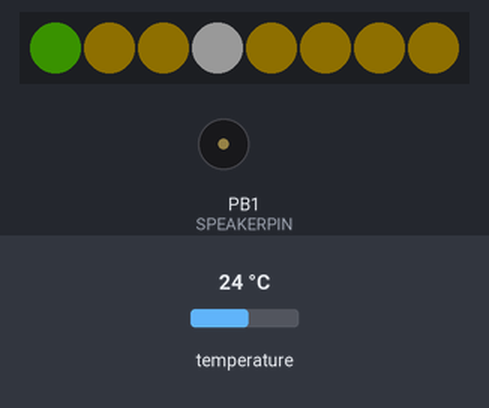
A sketch run on a simulated ATtiny85, built with avr-gcc and run on an emulated ATtiny85. Shown: 8 RGB LEDs in strip order, left to right, buzzer (waves = sounding). The test bench sets the inputs (shaded band); at power-on: temperature 24 °C. Dim RGB values are drawn brighter than linear.

Above: at 9.6 s.
9.7 s: temperature set to 10.6 °C
At 11.4 s:
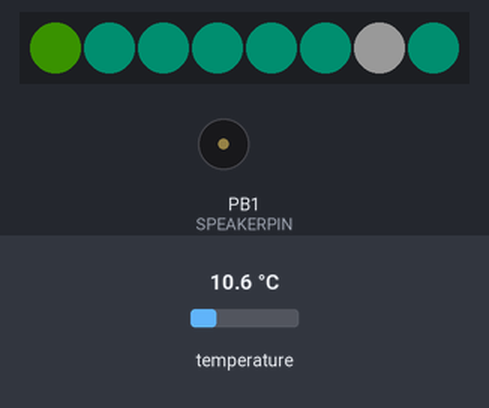
14.4 s: temperature set to 9.6 °C
At 15.78 s:
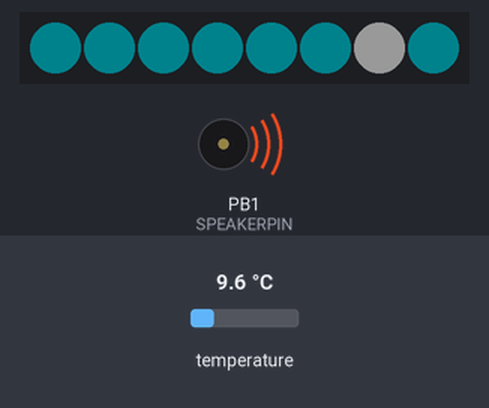
18.6 s: temperature set to 8.3 °C
At 19.7 s:
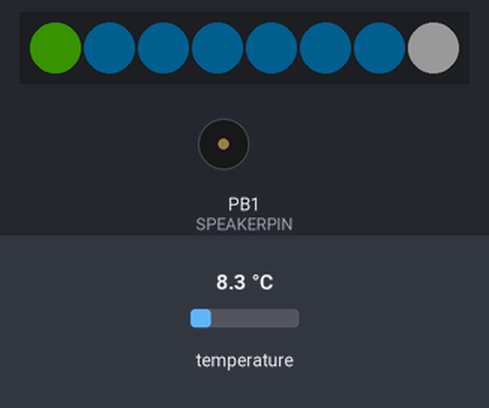
20.5 s: temperature set to 12 °C
At 21.55 s:
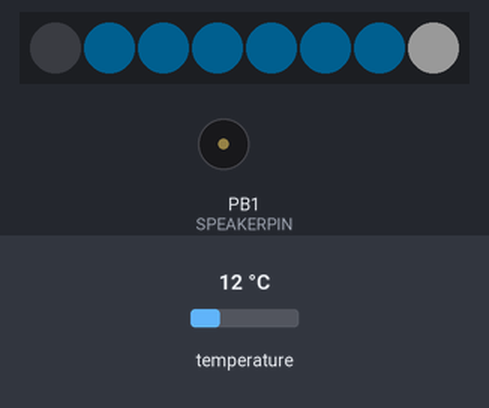
25.3 s: temperature set to 0 °C
At 26.6 s:
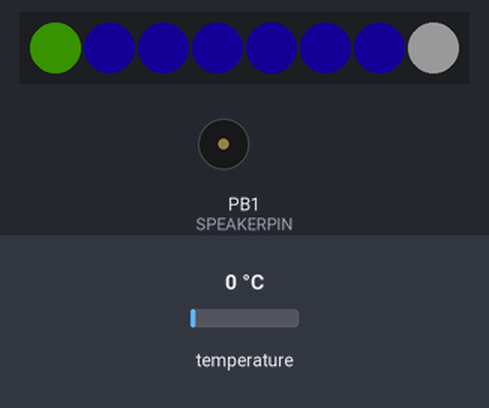
27.2 s: temperature set to 28 °C
At 29.3 s:
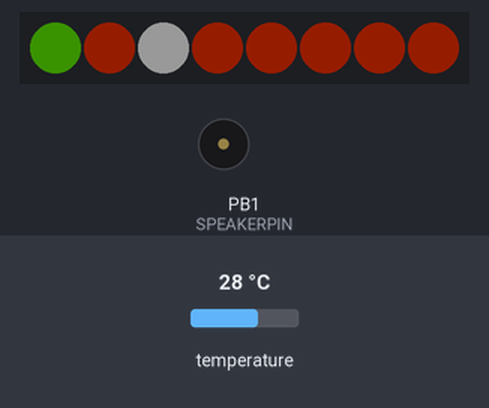
Timing chart, 0 to 33.0 s (numbered marks = the images above; inputs shaded):
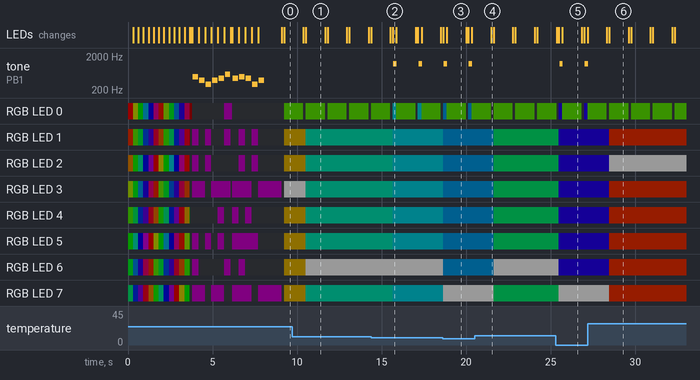

Measured:
- the behaviour switches between 10 and 9.9 °C on temperature (found by bisection; images 1 and 2)
- the behaviour switches between 9 and 8.9 °C on temperature (found by bisection; images 2 and 3)
- after the input at 9.7 s, the LEDs: first differ from a run without the input after 0.82 s (image 1)
- after the input at 14.4 s, tone on PB1 (SPEAKERPIN): alternates 1199 Hz for 0.20 s and silent for 1.3 s, starting after 1.3 s; the LEDs: first differ from a run without the input after 1.3 s (image 2)
- after the input at 18.6 s, the LEDs: first change at once (image 3 shows a later state)
- after the input at 20.5 s, tone on PB1 (SPEAKERPIN): stops changing and stays silent
- after the input at 25.3 s, tone on PB1 (SPEAKERPIN): silent → 1199 Hz after 0.22 s, → silent 0.20 s later, → 1199 Hz 1.3 s later; the LEDs: first differ from a run without the input after 0.18 s (image 5 shows a later state)
- after the input at 27.2 s, tone on PB1 (SPEAKERPIN): goes on until 27.2 s, then stays silent; the LEDs: first differ from a run without the input after 1.3 s (image 6)

The sketch:

Rande_chistli.ino
```cpp
#include <OneWire.h>
#include <Adafruit_NeoPixel.h>
#include "pitches.h"

/* ======== RANDE_CHISTLI - TEMPERATURE MONITORING SYSTEM ========
 *
 * Project developed for RandeLab - Forest-Geeking and Residency Place
 * Author: Marc Dusseiller (dusjagr)
 *
 * HARDWARE REQUIREMENTS:
 * - ATtiny85 microcontroller
 * - DS18B20/DS18S20 OneWire temperature sensor (connected to PB4)
 * - NeoPixel/WS2812 RGB LED strip (8 LEDs, connected to pin 0)
 * - Speaker/Buzzer (connected to pin 1)
 * - 4.7K pull-up resistor for OneWire sensor
 *
 * FUNCTIONALITY:
 * This device monitors ambient temperature and provides visual and audio
 * feedback through RGB LEDs and a speaker. It warns when temperatures
 * drop below a certain threshold, which is useful for environmental
 * monitoring in forest/cabin settings.
 *
 * VISUAL INDICATORS:
 * - LED colors change based on temperature
 * - Rainbow animation on startup
 * - Binary patterns for status display
 *
 * AUDIO INDICATORS:
 * - Melody plays on startup
 * - Warning beeps when temperature falls below warning threshold
 *
 * TEMPERATURE THRESHOLDS:
 * - Low temperature: 4°C
 * - Warning temperature: 5°C
 * - Maximum temperature range: 30°C
 */

// OneWire DS18S20, DS18B20, DS1822 Temperature Example
//
// http://www.pjrc.com/teensy/td_libs_OneWire.html
//
// The DallasTemperature library can do all this work for you!
// http://milesburton.com/Dallas_Temperature_Control_Library


#define ONEWIREPIN   PB4
#define NEOPIXELPIN    0
#define NUMPIXELS      8
#define SPEAKERPIN     1

#define hell          25 // Brightness
#define lowTemp        4
#define maxTemp       30
#define warnTemp      5
#define warnAlarm     2 // How often it beeps when below warnTemp

  int updateSpeed = 1000; // maybe 750ms is enough, maybe not
  uint8_t warnCount = 0;
  uint8_t statusLED = (maxTemp-10) * 3;
  int tempColor = 0;
  int showPixel = 0;

  byte i;
  byte present = 0;
  byte type_s;
  byte data[12];
  byte addr[8];
  float celsius;
  int16_t raw;

/* HARDWARE CONNECTIONS:
 * - DS18B20/DS18S20 temperature sensor: Connect to ONEWIREPIN (PB4)
 *   - VCC: Connect to 3.3V or 5V
 *   - GND: Connect to ground
 *   - DATA: Connect to ONEWIREPIN (PB4) with 4.7K pull-up resistor to VCC
 *
 * - NeoPixel LED strip: Connect to NEOPIXELPIN (pin 0)
 *   - VCC: Connect to 5V
 *   - GND: Connect to ground
 *   - DATA: Connect to NEOPIXELPIN (pin 0)
 *
 * - Speaker/Buzzer: Connect to SPEAKERPIN (pin 1)
 *   - One terminal to SPEAKERPIN (pin 1)
 *   - Other terminal to ground
 */

OneWire  ds(ONEWIREPIN);  // on pin 10 (a 4.7K resistor is necessary)

Adafruit_NeoPixel pixels = Adafruit_NeoPixel(NUMPIXELS, NEOPIXELPIN, NEO_GRB + NEO_KHZ800);

////////////////////////////////////////////////////////////////////////////////////////////////////////////////////////
/* Specific functions of the NEO-Pixel Library
 _____ _____ _____        _         _
|   | |   __|     |   ___|_|_ _ ___| |
| | | |   __|  |  |  | . | |_'_| -_| |
|_|___|_____|_____|  |  _|_|_,_|___|_|
                     |_|
========================================================================================================================
   _________
  | NEO(x)  |   void setWhiteAllPixel(uint32_t color)                   -> Sets all the pixels to the white level
  |  o___o  |   void displayBinrayValue(uint16_t value, uint32_t color) -> displays binary number
  |__/_____|   uint32_t Wheel(byte WheelPos)                           -> Input a value 0 to 255 to get a color value.
                                                                        The colours are a transition r - g - b - back to r.

//////////////////////////////////////////////////////////////////////////////////////////////////////////////////////*/

/* FUNCTION: setWhiteAllPixel
 * Sets all pixels to the same white brightness level
 *
 * Parameters:
 * - color: Brightness value (0-255) for white
 */
void setWhiteAllPixel(uint32_t color)
{
  uint8_t n;
  for (n = 0; n < NUMPIXELS; n++)
  {
    pixels.setPixelColor(n, color, color, color);
  }
}

/* FUNCTION: setColorAllPixel
 * Sets all pixels to the same RGB color
 *
 * Parameters:
 * - color: 32-bit color value (RGB format)
 */
void setColorAllPixel(uint32_t color)
{
  uint8_t n;
  for (n = 0; n < NUMPIXELS; n++)
  {
    pixels.setPixelColor(n, color);
  }
}

/* FUNCTION: displayBinrayValue
 * Displays a binary representation of a value using LEDs
 * Each bit that is set (1) will light up the corresponding LED
 *
 * Parameters:
 * - value: The binary value to display (up to 16 bits)
 * - color: Color to use for lit pixels
 */
void displayBinrayValue(uint16_t value, uint32_t color)
{
  uint8_t n;
  for (n = 0; n < NUMPIXELS; n++)
  {
    if (value & (1 << n)) pixels.setPixelColor(n, color);
    //else pixels.setPixelColor(n,0); // off
  }
}

/* FUNCTION: rainbowCycle
 * Creates a smooth cycling rainbow pattern across multiple pixels
 *
 * Parameters:
 * - wait: Delay time in milliseconds between updates
 * - rounds: Number of complete color cycles to perform
 * - rainbowPixels: Number of pixels to use for the rainbow effect
 */
void rainbowCycle(uint8_t wait, uint8_t rounds, uint8_t rainbowPixels) {
  uint16_t i, j;

  for (j = 0; j < 256 * rounds; j++) {
    for (i = 0; i < rainbowPixels; i++) {
      pixels.setPixelColor(i, Wheel(((i * 256 / rainbowPixels) + j) & 255));
    }
    pixels.show();
    delay(wait);
  }
}

/* FUNCTION: Wheel
 * Color conversion function that creates a color wheel effect
 * Maps a position (0-255) to a color value in the red-green-blue spectrum
 *
 * Parameters:
 * - WheelPos: Position on the color wheel (0-255)
 *
 * Returns:
 * - 32-bit color value
 */
uint32_t Wheel(byte WheelPos) {
  WheelPos = 255 - WheelPos;
  if (WheelPos < 85) {
    return pixels.Color(255 - WheelPos * 3, 0, WheelPos * 3);
  }
  if (WheelPos < 170) {
    WheelPos -= 85;
    return pixels.Color(0, WheelPos * 3, 255 - WheelPos * 3);
  }
  WheelPos -= 170;
  return pixels.Color(WheelPos * 3, 255 - WheelPos * 3, 0);
}

/* AUDIO OUTPUT FUNCTIONS
 * The following code handles sound generation using direct pin manipulation
 * for better performance on the ATtiny85
 */

// fast pin access
#define AUDIOPIN (1<<SPEAKERPIN)
#define PINLOW (PORTB&=~AUDIOPIN)
#define PINHIGH (PORTB|=AUDIOPIN)

/* FUNCTION: playSound
 * Generates a square wave tone at specified frequency and duration
 * Uses direct port manipulation for faster toggling
 *
 * Parameters:
 * - freq_Hz: Frequency of the tone in Hertz
 * - duration_ms: Duration of the tone in milliseconds
 */
void playSound(long freq_Hz, long duration_ms)
{
  uint16_t n;
  uint32_t delayTime_us;
  uint32_t counts;

  delayTime_us = 1000000UL / freq_Hz / 2;
  counts = duration_ms * 1000 / delayTime_us;

  for (n = 0; n < counts; n++)
  {
    PINHIGH;
    delayMicroseconds(delayTime_us);
    PINLOW;
    delayMicroseconds(delayTime_us);
  }
}

/* MELODY DEFINITIONS
 * Musical notes for the startup melody
 * Notes are defined in pitches.h
 * PAUSE is used for silent intervals
 */
int c[] = {
  NOTE_B4, NOTE_G4, NOTE_D4, NOTE_G4, NOTE_A4, NOTE_D5, PAUSE, NOTE_A4, NOTE_B4, NOTE_A4, NOTE_D4, NOTE_G4
};

int pauseBetweenNotes = 80;
int noteDuration_ms = 150;

/* FUNCTION: playMart
 * Plays a melody defined in an array of notes
 * Also displays visual feedback on LEDs during playback
 *
 * Parameters:
 * - notes: Array of note frequencies (including pauses)
 */
void playMart(int notes[])
{

  // iterate over the notes of the melody:
  for (int thisNote = 0; thisNote <= 11; thisNote++) {

    displayBinrayValue(notes[thisNote],pixels.Color(50,0,50));
    pixels.show(); // This sends the updated pixel color to the hardware.
    playSound( notes[thisNote], noteDuration_ms);
    setColorAllPixel(0); // pixels off
    // to distinguish the notes, set a minimum time between them.
    // the note's duration + 30% seems to work well:
    delay(pauseBetweenNotes);

  }

}


////////////////////////////////////////////////////////////////////////////////////////////////////////////////////////
/* the setup routine runs once when you start the tape or press reset
========================================================================================================================
   _________            _
  | setup() |   ___ ___| |_ _ _ _ _
  |  o___o  |  |_ -| -_|  _| | | . |
  |__/_____|  |___|___|_| |___|  _|
                               |_|
//////////////////////////////////////////////////////////////////////////////////////////////////////////////////////*/

/* FUNCTION: setup
 * Initialization function that runs once at startup
 *
 * - Configures pins
 * - Initializes NeoPixels
 * - Performs startup animation with rainbow effect
 * - Plays welcome melody
 */
void setup(void) {

  pinMode(SPEAKERPIN, OUTPUT);
  uint8_t brightness = hell;
  pixels.begin();
  pixels.setBrightness(brightness);

  rainbowCycle(5,2,16);

  for ( int i = brightness; i > 0; i--) {
    pixels.setBrightness(i);
    pixels.show();
    delay (5);
  }
  delay(100);

  setColorAllPixel(0);
  pixels.setBrightness(brightness);
  pixels.show(); // Initialize all pixels to 'off'

  playMart(c);

  /*
  for ( int i = 0; i < 1; i++) {
    setColorAllPixel(Wheel(220));       // all pixels set to pink using the Wheel() function to choose a color from the spectrum 0-255

    for ( int i = 0; i < brightness; i++) {
      for (int n = 0; n < NUMPIXELS; n++){
        pixels.setPixelColor(n,i,0,i);
      }
    pixels.show();
    delay (3);
  }
  for ( int i = brightness; i > 0; i--) {
    for (int n = 0; n < NUMPIXELS; n++){
      pixels.setPixelColor(n,i,0,i);
    }
    pixels.show();
    delay (3);
  }
  delay(300);
  }
  delay(500);
  */
}

////////////////////////////////////////////////////////////////////////////////////////////////////////////////////////
/* The main loop to put all your code
========================================================================================================================
   _________    _
  | loop()  |  | |___ ___ ___
  |  o___o  |  | | . | . | . |
  |__/___\__|  |_|___|___|  _|
                         |_|
//////////////////////////////////////////////////////////////////////////////////////////////////////////////////////*/

/* FUNCTION: loop
 * Main program loop that runs continuously
 *
 * - Searches for DS18xxx temperature sensor
 * - Reads temperature values
 * - Updates LED display based on temperature
 * - Triggers audio alerts when temperature is below warning threshold
 *
 * Temperature Color Mapping:
 * - Cold temperatures: Blue shades
 * - Medium temperatures: Green shades
 * - High temperatures: Red/Yellow shades
 *
 * When temperature falls below warnTemp (5°C):
 * - LEDs will display current temperature
 * - Warning beeps will sound at intervals defined by warnAlarm
 */
void loop(void) {

  if ( !ds.search(addr)) {

    ds.reset_search();

    pixels.setPixelColor(0, Wheel(statusLED));
    pixels.show();
    delay(updateSpeed>>3);
    return;
  }

  /*
  if (OneWire::crc8(addr, 7) != addr[7]) {
      return;
  }
  */
  ds.reset();
  ds.select(addr);
  ds.write(0x44, 1);        // start conversion, with parasite power on at the end

  delay(updateSpeed);     // maybe 750ms is enough, maybe not
  // we might do a ds.depower() here, but the reset will take care of it.
  pixels.setPixelColor(0, 0);
  pixels.show();
  delay(updateSpeed>>3);

  present = ds.reset();
  ds.select(addr);
  ds.write(0xBE);         // Read Scratchpad

  for ( i = 0; i < 9; i++) {           // we need 9 bytes
    data[i] = ds.read();
  }
  // Convert the data to actual temperature
  // because the result is a 16 bit signed integer, it should
  // be stored to an "int16_t" type, which is always 16 bits
  // even when compiled on a 32 bit processor.
  raw = (data[1] << 8) | data[0];
  if (type_s) {
    raw = raw << 3; // 9 bit resolution default
    if (data[7] == 0x10) {
      // "count remain" gives full 12 bit resolution
      raw = (raw & 0xFFF0) + 12 - data[6];
    }
  } else {
    byte cfg = (data[4] & 0x60);
    // at lower res, the low bits are undefined, so let's zero them
    if (cfg == 0x00) raw = raw & ~7;  // 9 bit resolution, 93.75 ms
    else if (cfg == 0x20) raw = raw & ~3; // 10 bit res, 187.5 ms
    else if (cfg == 0x40) raw = raw & ~1; // 11 bit res, 375 ms
    //// default is 12 bit resolution, 750 ms conversion time
  }
  celsius = (float)raw / 16.0;
  int16_t recalc =  raw / 16;

  tempColor = map(celsius, lowTemp, maxTemp, 160, 1);
  if (tempColor < 10) tempColor = 10;
  if (tempColor > 180) tempColor = 180;
  for (int n = 0; n <= 7; n++) {
      pixels.setPixelColor(n, Wheel(tempColor));
    }
  pixels.show();

  showPixel = map(recalc, lowTemp, maxTemp, 7, 1);
  if (showPixel < 1) showPixel = 1;
  if (showPixel > 7) showPixel = 7;
  pixels.setPixelColor(showPixel, 255,255,255);
  pixels.show();
  /*
  for ( int i = 0; i < blinkeSpeed; i++) {
    pixels.setPixelColor(showPixel, 0,0,0);
    pixels.show();
    delay(updateSpeed/blinkeSpeed/2);
    pixels.setPixelColor(showPixel, 255,255,255);
    pixels.show();
    delay(updateSpeed/blinkeSpeed/2);
  }
  */

  if (celsius < warnTemp){
    warnCount++;
    if (warnCount % warnAlarm == 0){
      playSound( 400, 10);
    }
  }
  if (celsius < warnTemp + 5){
    warnCount++;
    if (warnCount % warnAlarm>>2 == 0){
      playSound( 1200, 100);
    }
  }

}
```

pitches.h
```cpp
// This file is from the Arduino Webside
// https://www.arduino.cc/en/Tutorial/toneMelody
//
/*************************************************
 * Public Constants
 *************************************************/
#define PAUSE  1
#define NOTE_B0  31
#define NOTE_C1  33
#define NOTE_CS1 35
#define NOTE_D1  37
#define NOTE_DS1 39
#define NOTE_E1  41
#define NOTE_F1  44
#define NOTE_FS1 46
#define NOTE_G1  49
#define NOTE_GS1 52
#define NOTE_A1  55
#define NOTE_AS1 58
#define NOTE_B1  62
#define NOTE_C2  65
#define NOTE_CS2 69
#define NOTE_D2  73
#define NOTE_DS2 78
#define NOTE_E2  82
#define NOTE_F2  87
#define NOTE_FS2 93
#define NOTE_G2  98
#define NOTE_GS2 104
#define NOTE_A2  110
#define NOTE_AS2 117
#define NOTE_B2  123
#define NOTE_C3  131
#define NOTE_CS3 139
#define NOTE_D3  147
#define NOTE_DS3 156
#define NOTE_E3  165
#define NOTE_F3  175
#define NOTE_FS3 185
#define NOTE_G3  196
#define NOTE_GS3 208
#define NOTE_A3  220
#define NOTE_AS3 233
#define NOTE_B3  247
#define NOTE_C4  262
#define NOTE_CS4 277
#define NOTE_D4  294
#define NOTE_DS4 311
#define NOTE_E4  330
#define NOTE_F4  349
#define NOTE_FS4 370
#define NOTE_G4  392
#define NOTE_GS4 415
#define NOTE_A4  440
#define NOTE_AS4 466
#define NOTE_B4  494
#define NOTE_C5  523
#define NOTE_CS5 554
#define NOTE_D5  587
#define NOTE_DS5 622
#define NOTE_E5  659
#define NOTE_F5  698
#define NOTE_FS5 740
#define NOTE_G5  784
#define NOTE_GS5 831
#define NOTE_A5  880
#define NOTE_AS5 932
#define NOTE_B5  988
#define NOTE_C6  1047
#define NOTE_CS6 1109
#define NOTE_D6  1175
#define NOTE_DS6 1245
#define NOTE_E6  1319
#define NOTE_F6  1397
#define NOTE_FS6 1480
#define NOTE_G6  1568
#define NOTE_GS6 1661
#define NOTE_A6  1760
#define NOTE_AS6 1865
#define NOTE_B6  1976
#define NOTE_C7  2093
#define NOTE_CS7 2217
#define NOTE_D7  2349
#define NOTE_DS7 2489
#define NOTE_E7  2637
#define NOTE_F7  2794
#define NOTE_FS7 2960
#define NOTE_G7  3136
#define NOTE_GS7 3322
#define NOTE_A7  3520
#define NOTE_AS7 3729
#define NOTE_B7  3951
#define NOTE_C8  4186
#define NOTE_CS8 4435
#define NOTE_D8  4699
#define NOTE_DS8 4978
```
